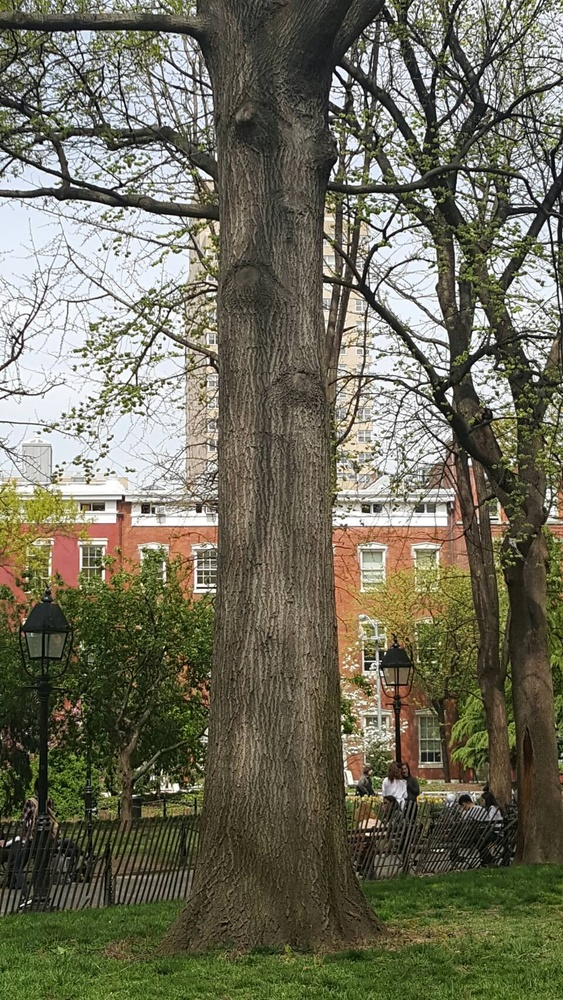
#> input picture data/tree2.jpg, 563 x 1000 px, shrunk from 960 x 1706 before the run
$ python main.py   (older library calls are emulated)
#> lines starting #> are read from the running program, lines starting #| are printed output that depends on the picture; after the words box and inside, x2 and y2 are one past the last pixel; in counts of white or black regions, pixels touching at a corner belong together
import final
import numpy as np
import cv2
from matplotlib import pyplot as plt
from scipy.interpolate import spline


"""
drawMatches source: http://stackoverflow.com/questions/20259025/module-object-has-no-attribute-drawmatches-opencv-python
"""

def drawMatches(img1, kp1, img2, kp2, matches):
    # Create a new output image that concatenates the two images together
    # (a.k.a) a montage
    rows1 = img1.shape[0]
    cols1 = img1.shape[1]
    rows2 = img2.shape[0]
    cols2 = img2.shape[1]

    out = np.zeros((max([rows1,rows2]),cols1+cols2,3), dtype='uint8')

    # Place the first image to the left
    out[:rows1,:cols1] = np.dstack([img1, img1, img1])

    # Place the next image to the right of it
    out[:rows2,cols1:] = np.dstack([img2, img2, img2])

    # For each pair of points we have between both images
    # draw circles, then connect a line between them
    for mat in matches:

        # Get the matching keypoints for each of the images
        img1_idx = mat.queryIdx
        img2_idx = mat.trainIdx

        # x - columns
        # y - rows
        (x1,y1) = kp1[img1_idx].pt
        (x2,y2) = kp2[img2_idx].pt

        # Draw a small circle at both co-ordinates
        # radius 4
        # colour blue
        # thickness = 1
        cv2.circle(out, (int(x1),int(y1)), 4, (255, 0, 0), 1)
        cv2.circle(out, (int(x2)+cols1,int(y2)), 4, (255, 0, 0), 1)

        # Draw a line in between the two points
        # thickness = 1
        # colour blue
        cv2.line(out, (int(x1),int(y1)), (int(x2)+cols1,int(y2)), (255, 0, 0), 1)


    # # Show the image
    # cv2.imshow('Matched Features', out)
    # cv2.waitKey(0)
    # cv2.destroyWindow('Matched Features')

    # Also return the image if you'd like a copy
    return out


"""
SIFT feature detection
"""

img1 = cv2.imread('data/tree2.jpg',0)          # queryImage
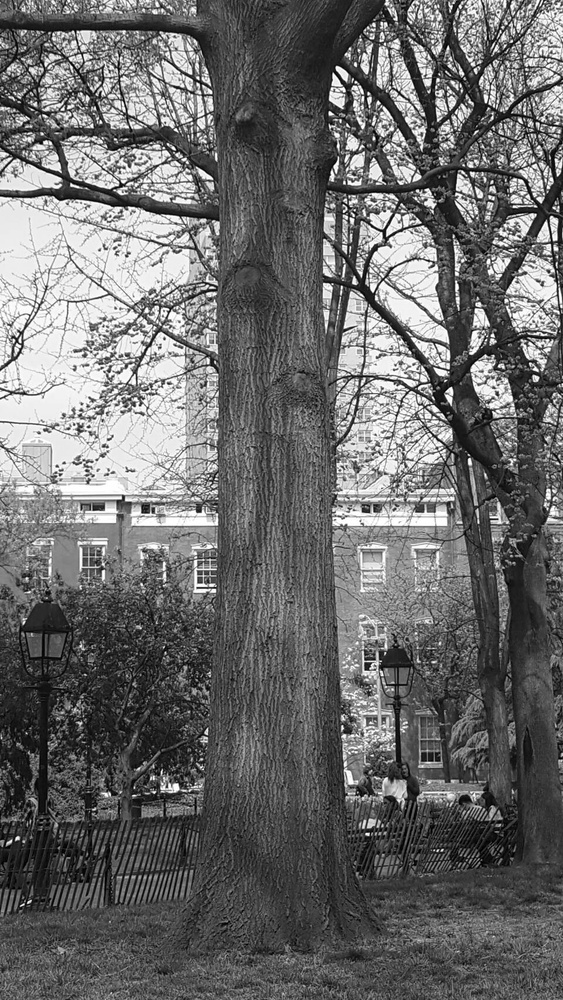
#> img1: shape (1000, 563); min 0, max 255, mean 107
img2 = cv2.imread('data/tree3.jpg',0) # trainImage
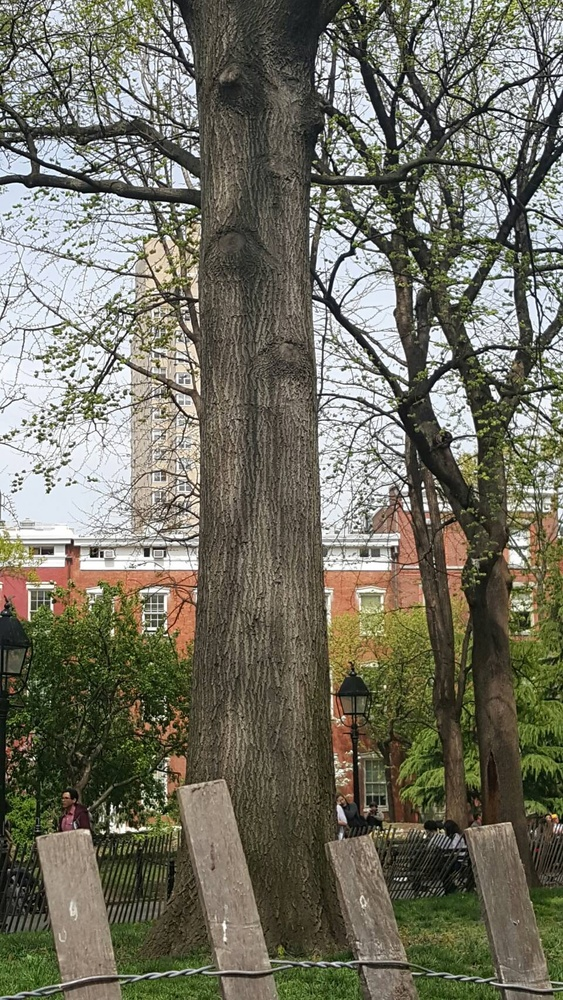
#> input picture data/tree3.jpg, 563 x 1000 px, shrunk from 960 x 1706 before the run
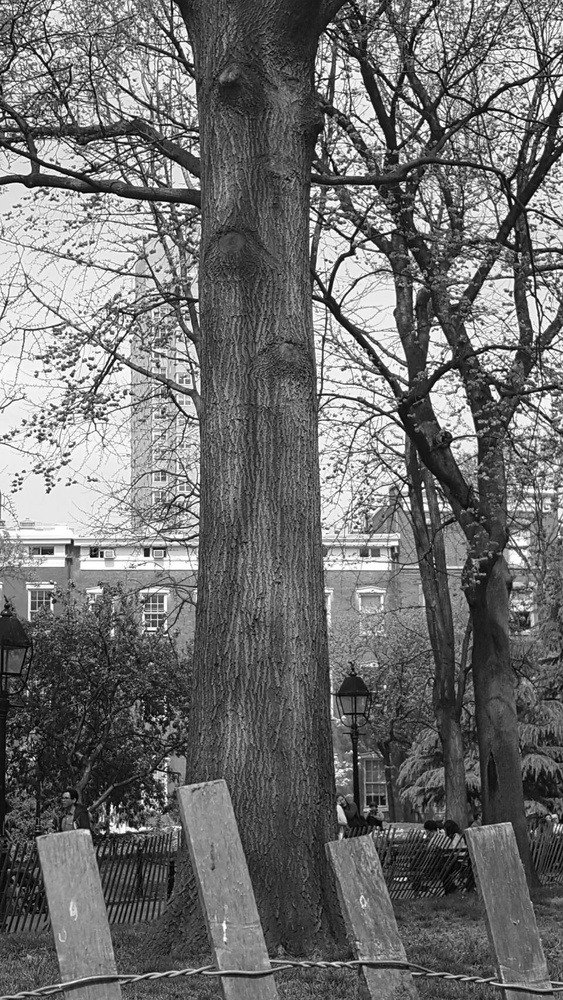
#> img2: shape (1000, 563); min 0, max 255, mean 110.3

# Initiate SIFT detector
orb = cv2.ORB()

# find the keypoints and descriptors with SIFT
kp1, des1 = orb.detectAndCompute(img1,None)
#> kp1 = 500 keypoints; strongest (x, y, size): (118, 184, 31), (167, 309, 31), (450, 388, 31), (372, 290, 31)
kp2, des2 = orb.detectAndCompute(img2,None)
#> kp2 = 500 keypoints; strongest (x, y, size): (136, 167, 31), (389, 235, 31), (325, 216, 31), (146, 554, 37.2)

# create BFMatcher object
bf = cv2.BFMatcher(cv2.NORM_HAMMING, crossCheck=True)

# Match descriptors.
matches = bf.match(des1,des2)
#> matches = 168 matches

# Sort them in the order of their distance.
matches = sorted(matches, key = lambda x:x.distance)

# Draw first 10 matches.
img3 = drawMatches(img1,kp1,img2,kp2,matches[:20])
#> in drawMatches, `out[:rows1,:cols1] = np.dstack([img1, img1, img1])`:
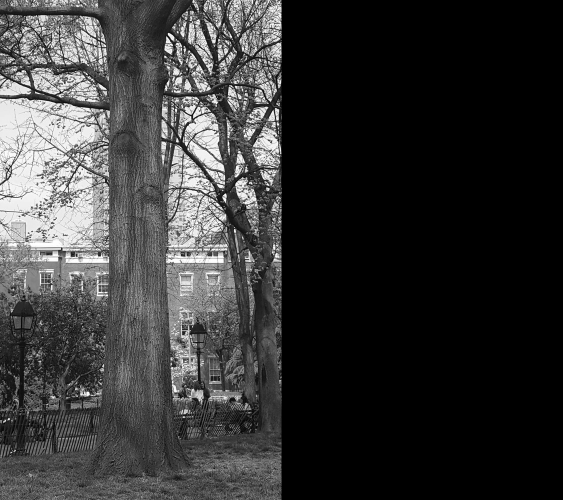
#> out: shape (1000, 1126, 3) (shown at 1/2 size); min 0, max 255, mean 53.5
#> in drawMatches, `out[:rows2,cols1:] = np.dstack([img2, img2, img2])`:
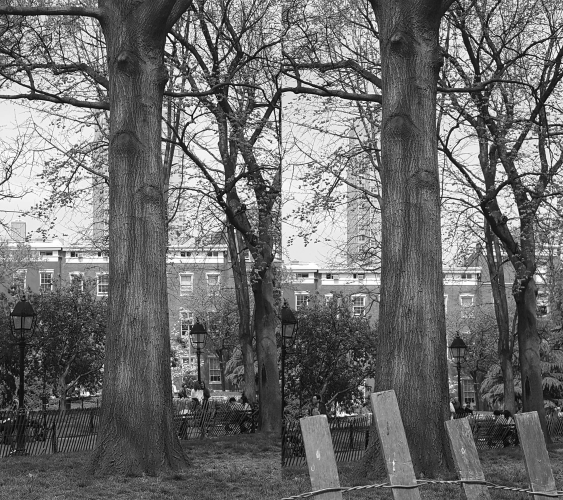
#> out: shape (1000, 1126, 3) (shown at 1/2 size); min 0, max 255, mean 108.7
#> the loop in drawMatches, `for mat in matches:` made 20 passes
#> (img1_idx, img2_idx, x1, y1, x2, y2) on passes 1 to 12: (68, 84, 120, 498, 69, 542), (142, 161, 126, 499.2, 74.4, 543.6), (324, 258, 102, 508, 51.84, 551.5), (61, 38, 126, 500, 75, 544), (298, 329, 143.4, 511.5, 91.58, 556.4), (410, 397, 144.3, 510.1, 92.07, 554.9), (121, 168, 120, 496.8, 68.4, 541.2), (237, 224, 126.7, 498.2, 74.88, 542.9), (413, 353, 442.9, 335.9, 402.3, 354.6), (372, 379, 143.1, 510.1, 91.24, 555.7), (288, 367, 471.7, 352.5, 431.3, 371.2), (72, 132, 115, 190, 86.4, 174)
#> after the loop in drawMatches, `for mat in matches:`:
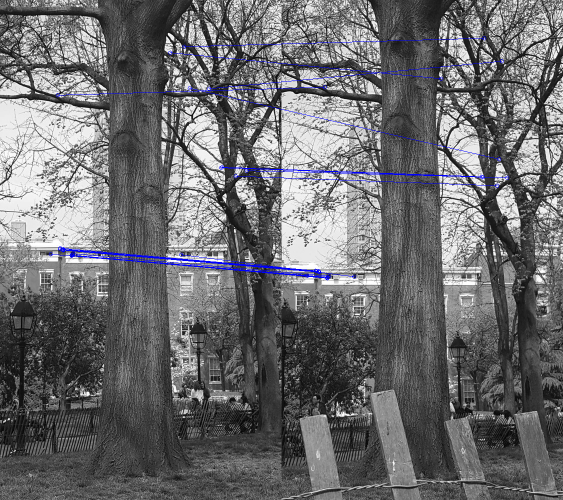
#> out: shape (1000, 1126, 3) (shown at 1/2 size); 0.85% of pixels changed, all inside (x1, y1, x2, y2) = (97, 72, 1019, 561); drawn as B, G, R
cv2.imwrite('matches.png',img3)
# plt.imshow(img3),plt.show()

# """
# Sobel
# http://www.jayrambhia.com/blog/sobel-operator/
# """
# imgpath = "data/tree3.jpg" # which image to do
#
# # get image
# img1 = cv2.imread(imgpath,0)
#
# # reshape
# Z = img1.reshape((-1,3))
# # convert to np.float32
# Z = np.float32(Z)
#
# # define criteria, number of clusters(K) and apply kmeans()
# criteria = (cv2.TERM_CRITERIA_EPS + cv2.TERM_CRITERIA_MAX_ITER, 10, 1.0)
# K = 2
# ret,label,center=cv2.kmeans(Z,K,criteria,10,cv2.KMEANS_RANDOM_CENTERS)
# center = np.uint8(center)
# res = center[label.flatten()]
# res2 = res.reshape((img1.shape))
# # gray = img1
# # ret, thresh = cv2.threshold(gray,0,255,cv2.THRESH_BINARY_INV+cv2.THRESH_OTSU)
#
# # apply blur filter
# img = cv2.blur(res2,(1,1))
#
# # apply Sobel operator
# dst = cv2.Sobel(img, ddepth=cv2.cv.CV_8U, dx=1, dy=0, ksize=5)
# minv = np.min(dst)
# maxv = np.max(dst)
# cscale = 255/(maxv-minv)
# shift =  -1*(minv)
# sobel_img = np.zeros(img.shape,dtype='uint8')
# sobel_img = cv2.convertScaleAbs(dst, sobel_img, cscale, shift/255.0)
#
#
# # num_rows = float(len(sobel_img)) # get number of x values
# # # sum along y axis
# # vert_sum = np.sum(sobel_img,axis=0)
# # # make it an average value (divide by # of x values)
# # vert_sum = np.divide(vert_sum,num_rows)
# #
# #
# # x = np.arange(0,len(vert_sum)) # for graphing
# # xnew = np.arange(0,len(vert_sum),50) # for smoothing
# # #smooth
# # y_smooth = spline(x, vert_sum, xnew)
# #
# # #make a sin curve 300px wide
# # z = np.arange(0,300,1)
# # def f(x):
# #     return np.sin(x/90)*-10 + 25
# #
# # f = [f(i) for i in z] # make sine into an array
# #
# # # convolve sine and the vertical sum
# # y_conv = np.convolve(vert_sum, f,'same')
# # y_conv = np.convolve(y_conv, f,'same')
# #
# # # detect local minima, which are tree candidates
# # mins = (np.diff(np.sign(np.diff(y_conv))) > 0).nonzero()[0] + 1
#
# x_mins = final.xCoordinates(sobel_img)
# y_mins = final.yCoordinates(sobel_img)
#
# # process tree candidates
#
# # # graph
# # plt.title("Tree candidates for "+imgpath)
# # plt.xlabel("X Coordinate of pixels in image")
# # plt.ylabel("Average grayscale convolved with sine curve")
# #
# # # plt.plot(x,vert_sum,'g-',x,y_conv,'r-')
# # plt.plot(x,y_conv,'b-',mins,[y_conv[x] for x in mins],'o')
#
# # plot lines over image where minima are
# img = cv2.imread(imgpath)
# for i in x_mins:
#     cv2.line(img,(i,0),(i,len(sobel_img)),(255, 0, 0),2)
#
# cv2.imwrite('lines.png',img)
#
# plt.show()
#
# # laplacian = cv2.Laplacian(sobel_img,cv2.CV_64F)
# # cv2.imwrite('laplacian.png',laplacian)
